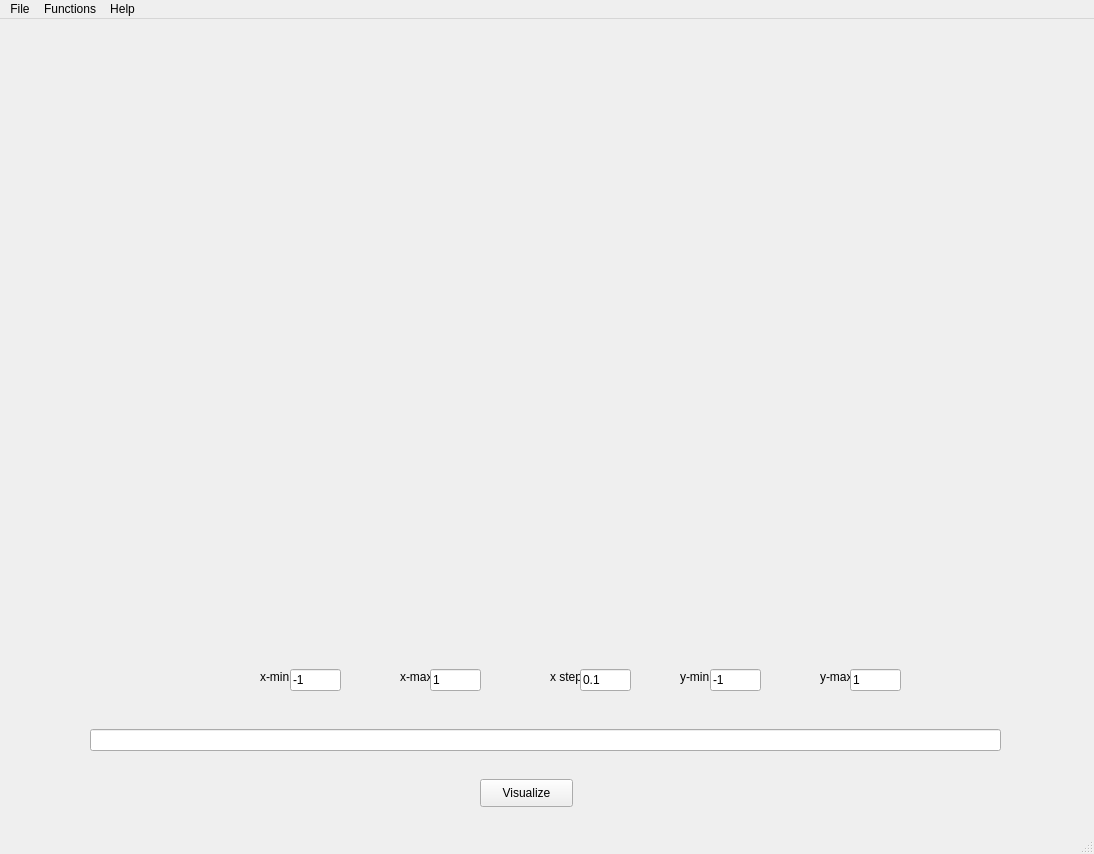
<?xml version="1.0" encoding="UTF-8"?>
<ui version="4.0">
 <class>MainWindow</class>
 <widget class="QMainWindow" name="MainWindow">
  <property name="geometry">
   <rect>
    <x>0</x>
    <y>0</y>
    <width>1094</width>
    <height>854</height>
   </rect>
  </property>
  <property name="windowTitle">
   <string>MainWindow</string>
  </property>
  <widget class="QWidget" name="centralwidget">
   <widget class="QPushButton" name="pushButton_viz">
    <property name="geometry">
     <rect>
      <x>480</x>
      <y>760</y>
      <width>93</width>
      <height>28</height>
     </rect>
    </property>
    <property name="sizePolicy">
     <sizepolicy hsizetype="Fixed" vsizetype="Fixed">
      <horstretch>100</horstretch>
      <verstretch>0</verstretch>
     </sizepolicy>
    </property>
    <property name="text">
     <string>Visualize</string>
    </property>
   </widget>
   <widget class="QLineEdit" name="lineEdit_equation">
    <property name="geometry">
     <rect>
      <x>90</x>
      <y>710</y>
      <width>911</width>
      <height>22</height>
     </rect>
    </property>
   </widget>
   <widget class="QLabel" name="label_xmin">
    <property name="geometry">
     <rect>
      <x>260</x>
      <y>650</y>
      <width>55</width>
      <height>16</height>
     </rect>
    </property>
    <property name="text">
     <string>x-min</string>
    </property>
   </widget>
   <widget class="QLabel" name="label_xmax">
    <property name="geometry">
     <rect>
      <x>400</x>
      <y>650</y>
      <width>55</width>
      <height>16</height>
     </rect>
    </property>
    <property name="text">
     <string>x-max</string>
    </property>
   </widget>
   <widget class="QLabel" name="label_ymin">
    <property name="geometry">
     <rect>
      <x>680</x>
      <y>650</y>
      <width>55</width>
      <height>16</height>
     </rect>
    </property>
    <property name="text">
     <string>y-min</string>
    </property>
   </widget>
   <widget class="QLabel" name="label_ymax">
    <property name="geometry">
     <rect>
      <x>820</x>
      <y>650</y>
      <width>55</width>
      <height>16</height>
     </rect>
    </property>
    <property name="text">
     <string>y-max</string>
    </property>
   </widget>
   <widget class="QLabel" name="label">
    <property name="geometry">
     <rect>
      <x>550</x>
      <y>650</y>
      <width>55</width>
      <height>16</height>
     </rect>
    </property>
    <property name="text">
     <string>x step</string>
    </property>
   </widget>
   <widget class="QLineEdit" name="lineEdit_xmin">
    <property name="geometry">
     <rect>
      <x>290</x>
      <y>650</y>
      <width>51</width>
      <height>22</height>
     </rect>
    </property>
    <property name="text">
     <string>-1</string>
    </property>
   </widget>
   <widget class="QLineEdit" name="lineEdit_xmax">
    <property name="geometry">
     <rect>
      <x>430</x>
      <y>650</y>
      <width>51</width>
      <height>22</height>
     </rect>
    </property>
    <property name="text">
     <string>1</string>
    </property>
   </widget>
   <widget class="QLineEdit" name="lineEdit_xstep">
    <property name="geometry">
     <rect>
      <x>580</x>
      <y>650</y>
      <width>51</width>
      <height>22</height>
     </rect>
    </property>
    <property name="text">
     <string>0.1</string>
    </property>
   </widget>
   <widget class="QLineEdit" name="lineEdit_ymin">
    <property name="geometry">
     <rect>
      <x>710</x>
      <y>650</y>
      <width>51</width>
      <height>22</height>
     </rect>
    </property>
    <property name="text">
     <string>-1</string>
    </property>
   </widget>
   <widget class="QLineEdit" name="lineEdit_ymax">
    <property name="geometry">
     <rect>
      <x>850</x>
      <y>650</y>
      <width>51</width>
      <height>22</height>
     </rect>
    </property>
    <property name="text">
     <string>1</string>
    </property>
   </widget>
   <widget class="QWidget" name="verticalLayoutWidget">
    <property name="geometry">
     <rect>
      <x>20</x>
      <y>10</y>
      <width>1051</width>
      <height>611</height>
     </rect>
    </property>
    <layout class="QVBoxLayout" name="verticalLayout"/>
   </widget>
  </widget>
  <widget class="QMenuBar" name="menubar">
   <property name="geometry">
    <rect>
     <x>0</x>
     <y>0</y>
     <width>1094</width>
     <height>21</height>
    </rect>
   </property>
   <widget class="QMenu" name="menuFile">
    <property name="title">
     <string>File</string>
    </property>
    <addaction name="actionExit"/>
   </widget>
   <widget class="QMenu" name="menuFunctions">
    <property name="title">
     <string>Functions</string>
    </property>
    <addaction name="actionsin"/>
    <addaction name="actioncos"/>
    <addaction name="actiontan"/>
    <addaction name="actionasin"/>
    <addaction name="actionacos"/>
    <addaction name="actionatan"/>
    <addaction name="actione"/>
    <addaction name="actioncosh"/>
    <addaction name="actiontanh"/>
    <addaction name="actionasinh"/>
    <addaction name="actionacosh"/>
    <addaction name="actionatanh"/>
    <addaction name="actionln"/>
    <addaction name="actionlog"/>
    <addaction name="actionexp"/>
    <addaction name="actionsqrt"/>
    <addaction name="actionabs"/>
   </widget>
   <widget class="QMenu" name="menuHelp">
    <property name="title">
     <string>Help</string>
    </property>
    <addaction name="actionDocs"/>
   </widget>
   <addaction name="menuFile"/>
   <addaction name="menuFunctions"/>
   <addaction name="menuHelp"/>
  </widget>
  <widget class="QStatusBar" name="statusbar"/>
  <action name="actionsin">
   <property name="text">
    <string>sin</string>
   </property>
  </action>
  <action name="actioncos">
   <property name="text">
    <string>cos</string>
   </property>
  </action>
  <action name="actiontan">
   <property name="text">
    <string>tan</string>
   </property>
  </action>
  <action name="actionasin">
   <property name="text">
    <string>asin</string>
   </property>
  </action>
  <action name="actionacos">
   <property name="text">
    <string>acos</string>
   </property>
  </action>
  <action name="actionatan">
   <property name="text">
    <string>atan</string>
   </property>
  </action>
  <action name="actione">
   <property name="text">
    <string>sinh</string>
   </property>
  </action>
  <action name="actionExit">
   <property name="text">
    <string>Exit</string>
   </property>
  </action>
  <action name="actioncosh">
   <property name="text">
    <string>cosh</string>
   </property>
  </action>
  <action name="actiontanh">
   <property name="text">
    <string>tanh</string>
   </property>
  </action>
  <action name="actionasinh">
   <property name="text">
    <string>asinh</string>
   </property>
  </action>
  <action name="actionacosh">
   <property name="text">
    <string>acosh</string>
   </property>
  </action>
  <action name="actionatanh">
   <property name="text">
    <string>atanh</string>
   </property>
  </action>
  <action name="actionln">
   <property name="text">
    <string>ln</string>
   </property>
  </action>
  <action name="actionlog">
   <property name="text">
    <string>log</string>
   </property>
  </action>
  <action name="actionexp">
   <property name="text">
    <string>exp</string>
   </property>
  </action>
  <action name="actionsqrt">
   <property name="text">
    <string>sqrt</string>
   </property>
  </action>
  <action name="actionabs">
   <property name="text">
    <string>abs</string>
   </property>
  </action>
  <action name="actionDocs">
   <property name="text">
    <string>Docs</string>
   </property>
  </action>
 </widget>
 <resources/>
 <connections/>
</ui>
